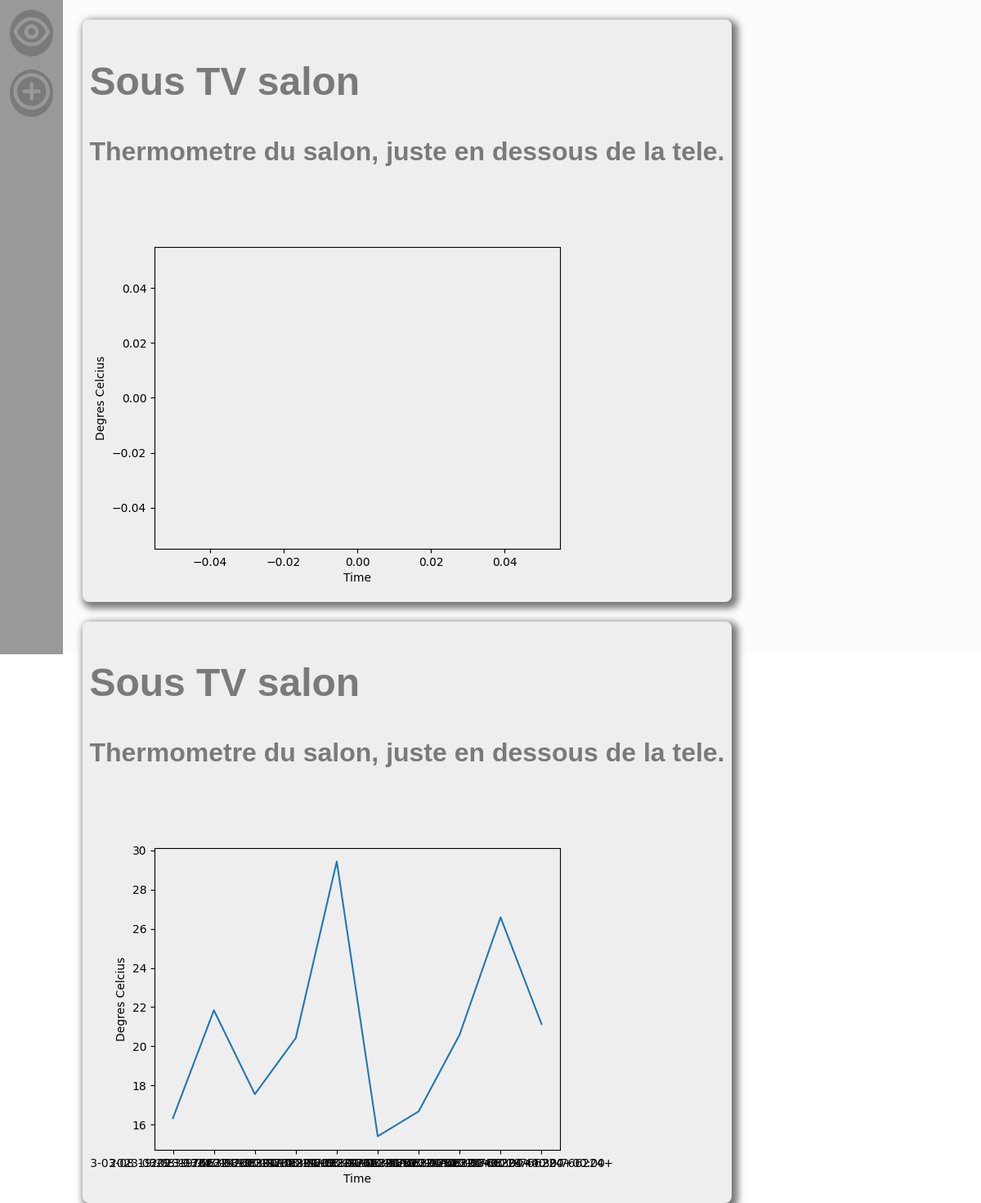
The page /sensors/ on the database as committed earlier.
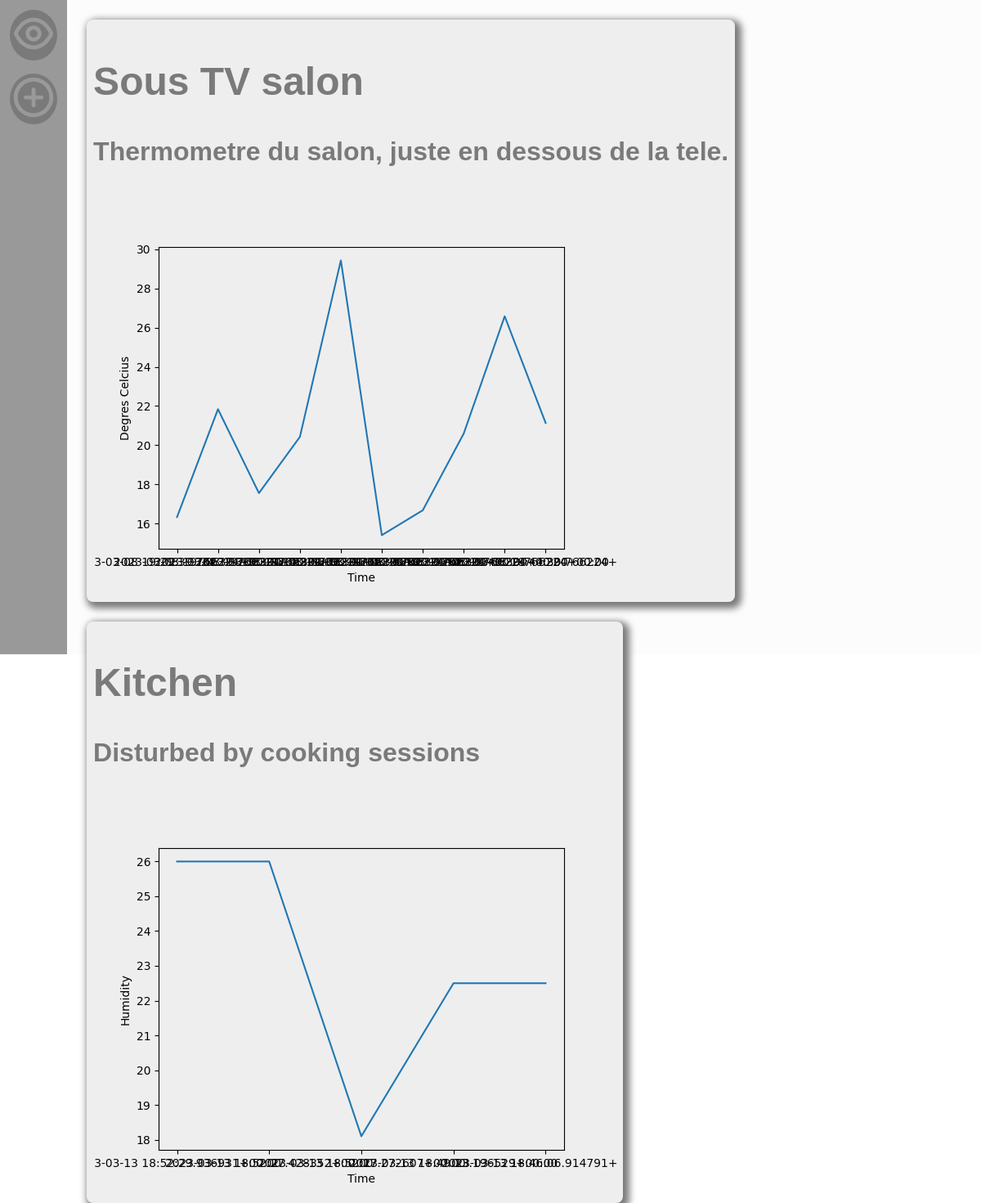
The same page on the database as committed later.
### models/models.py (models this page shows)
class Sensor(models.Model):
    data_type = models.CharField(max_length=100)
    location = models.CharField(max_length=100)
    description = models.TextField()

### sensors/views.py (the view)
# urls.py: path("", views.view_sensor_list, name="sensor_list"),
def view_sensor_list(request):
    sensors_id = Sensor.objects.values_list('pk', flat=True)
    sensors = []
    for s in sensors_id:
        s = get_sensor_details(s)
        sensors.append(s)
    context = {'sensors' : sensors}
    return render(request, 'sensors/sensor_list.html', context)

### sensors/views.py (called while the page is built)
def get_sensor_details(sensor_id):
    sensor = Sensor.objects.get(pk=sensor_id)
    sensor.sensor_data = sensor.sensordata_set.order_by('-timestamp')[:10]
    get_plot_data(sensor)
    return sensor

def get_plot_data(sensor):
    timestamps = [str(d.timestamp) for d in sensor.sensor_data]
    values = [d.data for d in sensor.sensor_data]
    fig, ax = plt.subplots()
    ax.plot(timestamps, values)
    ax.set_xlabel('Time')
    ax.set_ylabel(sensor.data_type)
    ax.set_facecolor('#eee')
    fig.set_facecolor('#eee')
    buf = io.BytesIO()
    fig.savefig(buf, format='png')
    buf.seek(0)
    image_png = buf.getvalue()
    graph = base64.b64encode(image_png)
    sensor.image = graph.decode('utf-8')
    buf.close()

### templates/sensors/sensor_list.html (shortened to what this page needs)
{% extends 'base.html' %}
{% block content %}
<div class="content">
        {% for sensor in sensors %}
            <div class="block block-sensor">
                <div class="block-title">
                    <h2>{{ sensor.location }}</h2>
                    <p>{{ sensor.description}}</p>
                </div>
                <div class="block-content block-image">
                    <img class="block-image">
                </div>
            </div>
            {% endfor %}
</div>
{% endblock %}

### templates/base.html (shortened to what this page needs)
{% load static %}
<!DOCTYPE html>
<html>
<head>
    <link rel="stylesheet" type="text/css" href="{% static 'src/style.css' %}">
</head>
<body>
    <main>
        <div class="main-page">
            <div class="main-menu">
                <a class="menu-button" href="{% url 'sensor_list' %}"</a>
                </a>
                <a class="menu-button" href="{% url 'sensor_add' %}">
                </a>
            </div>
            {% block content %}{% endblock %}
        </div>
    </main>
</body>
</html>

### static/src/style.css (style rules this page uses)
:root { --P1: #273377; --P2: #3949ab; --P3: #606dbb; --S1: #7A7A7A; --S2: #999; --S3: #eee; }
body, html { margin: 0; height: 100vh; }
main { height: 100%; }
.main-page { display: flex; flex-direction: row; height: 100%; font-family: 'Lucida Sans', 'Lucida Sans Regular', 'Lucida Grande', 'Lucida Sans Unicode', Geneva, Verdana, sans-serif; }
.main-menu { width: 80px; background-color: var(--S2); color: var(--S1); padding: 12px; display: flex; gap: 16px; flex-direction: column; }
.menu-button { border-radius: 100%; border: none; fill: var(--S2); background-color: var(--S1); transition-duration: 0.4s; width: 100%; }
.menu-button svg { fill: var(--S2); transition-duration: 0.4s; }
.content { padding: 24px; display: flex; flex-wrap: wrap; gap: 24px; background-color: #fcfcfc; color: var(--S1) }
.block { display: flex; flex-direction: column; gap: 8px; padding: 8px; border-radius: 8px; background-color: var(--S3); height: fit-content; box-shadow: 4px 4px 8px 4px var(--S1); }
.block-title { text-decoration: none; color: var(--S1); font-size: 32px; font-weight: bold; }

Rows that differ between the two databases and show on the page:
removed Sensor: location "Sous TV salon", description "Thermometre du salon, juste en dessous de la tele."
added Sensor: location "Kitchen", description "Disturbed by cooking sessions"
